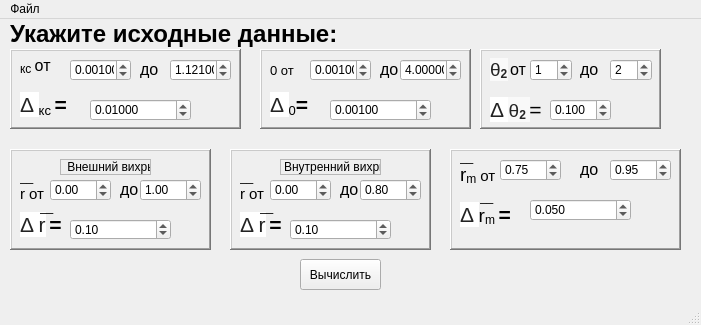
<?xml version="1.0" encoding="UTF-8"?>
<ui version="4.0">
 <class>MainWindow</class>
 <widget class="QMainWindow" name="MainWindow">
  <property name="geometry">
   <rect>
    <x>0</x>
    <y>0</y>
    <width>701</width>
    <height>325</height>
   </rect>
  </property>
  <property name="windowTitle">
   <string>MainWindow</string>
  </property>
  <property name="windowIcon">
   <iconset>
    <normaloff>../../gitReposits/TryPr/practic/icon.png</normaloff>../../gitReposits/TryPr/practic/icon.png</iconset>
  </property>
  <widget class="QWidget" name="centralwidget">
   <property name="mouseTracking">
    <bool>true</bool>
   </property>
   <widget class="QPushButton" name="btn1">
    <property name="geometry">
     <rect>
      <x>300</x>
      <y>240</y>
      <width>81</width>
      <height>31</height>
     </rect>
    </property>
    <property name="text">
     <string>Вычислить</string>
    </property>
   </widget>
   <widget class="QFrame" name="frame">
    <property name="geometry">
     <rect>
      <x>10</x>
      <y>30</y>
      <width>231</width>
      <height>80</height>
     </rect>
    </property>
    <property name="frameShape">
     <enum>QFrame::WinPanel</enum>
    </property>
    <property name="frameShadow">
     <enum>QFrame::Raised</enum>
    </property>
    <widget class="QLabel" name="lbl_1">
     <property name="geometry">
      <rect>
       <x>10</x>
       <y>0</y>
       <width>41</width>
       <height>31</height>
      </rect>
     </property>
     <property name="text">
      <string>&lt;html&gt;&lt;head/&gt;&lt;body&gt;&lt;p&gt;&lt;img src=&quot;file:///C:\Users\arist\AppData\Local\Temp\msohtmlclip1\01\clip_image002.png&quot; width=&quot;11&quot; height=&quot;26&quot;/&gt;&lt;span style=&quot; font-family:'Times New Roman,serif'; font-size:14pt; vertical-align:sub;&quot;&gt;кс &lt;/span&gt;&lt;span style=&quot; font-family:'Times New Roman,serif'; font-size:12pt;&quot;&gt;от&lt;/span&gt;&lt;/p&gt;&lt;/body&gt;&lt;/html&gt;</string>
     </property>
    </widget>
    <widget class="QDoubleSpinBox" name="dblSpinBox_3">
     <property name="geometry">
      <rect>
       <x>60</x>
       <y>10</y>
       <width>61</width>
       <height>22</height>
      </rect>
     </property>
     <property name="wrapping">
      <bool>true</bool>
     </property>
     <property name="decimals">
      <number>5</number>
     </property>
     <property name="minimum">
      <double>0.001000000000000</double>
     </property>
     <property name="maximum">
      <double>0.500000000000000</double>
     </property>
     <property name="singleStep">
      <double>0.001000000000000</double>
     </property>
    </widget>
    <widget class="QLabel" name="lbl_7">
     <property name="geometry">
      <rect>
       <x>130</x>
       <y>10</y>
       <width>21</width>
       <height>21</height>
      </rect>
     </property>
     <property name="text">
      <string>&lt;html&gt;&lt;head/&gt;&lt;body&gt;&lt;p&gt;&lt;span style=&quot; font-size:12pt;&quot;&gt;до&lt;/span&gt;&lt;/p&gt;&lt;/body&gt;&lt;/html&gt;</string>
     </property>
    </widget>
    <widget class="QDoubleSpinBox" name="dblSpinBox_4">
     <property name="geometry">
      <rect>
       <x>160</x>
       <y>10</y>
       <width>61</width>
       <height>22</height>
      </rect>
     </property>
     <property name="wrapping">
      <bool>true</bool>
     </property>
     <property name="decimals">
      <number>5</number>
     </property>
     <property name="minimum">
      <double>0.001000000000000</double>
     </property>
     <property name="maximum">
      <double>2.000000000000000</double>
     </property>
     <property name="singleStep">
      <double>0.001000000000000</double>
     </property>
     <property name="value">
      <double>1.121000000000000</double>
     </property>
    </widget>
    <widget class="QLabel" name="lbl_2">
     <property name="geometry">
      <rect>
       <x>10</x>
       <y>40</y>
       <width>81</width>
       <height>31</height>
      </rect>
     </property>
     <property name="text">
      <string>&lt;!DOCTYPE HTML PUBLIC &quot;-//W3C//DTD HTML 4.0//EN&quot; &quot;http://www.w3.org/TR/REC-html40/strict.dtd&quot;&gt;
&lt;html&gt;&lt;head&gt;&lt;meta name=&quot;qrichtext&quot; content=&quot;1&quot; /&gt;&lt;style type=&quot;text/css&quot;&gt;
p, li { white-space: pre-wrap; }
&lt;/style&gt;&lt;/head&gt;&lt;body style=&quot; font-family:'MS Shell Dlg 2'; font-size:8pt; font-weight:400; font-style:normal;&quot;&gt;
&lt;p style=&quot; margin-top:12px; margin-bottom:12px; margin-left:0px; margin-right:0px; -qt-block-indent:0; text-indent:0px;&quot;&gt;&lt;span style=&quot; font-family:'arial,sans-serif'; font-size:16pt; color:#222222; background-color:#ffffff;&quot;&gt;Δ &lt;/span&gt;&lt;img src=&quot;file:///C:\Users\arist\AppData\Local\Temp\msohtmlclip1\01\clip_image002.png&quot; width=&quot;11&quot; height=&quot;26&quot; /&gt;&lt;span style=&quot; font-family:'Times New Roman,serif'; font-size:16pt; vertical-align:sub;&quot;&gt;кс &lt;/span&gt;&lt;span style=&quot; font-family:'Times New Roman,serif'; font-size:16pt; font-weight:600;&quot;&gt;=&lt;/span&gt;&lt;/p&gt;&lt;/body&gt;&lt;/html&gt;</string>
     </property>
    </widget>
    <widget class="QDoubleSpinBox" name="dblSpinBox">
     <property name="geometry">
      <rect>
       <x>80</x>
       <y>50</y>
       <width>101</width>
       <height>22</height>
      </rect>
     </property>
     <property name="wrapping">
      <bool>true</bool>
     </property>
     <property name="decimals">
      <number>5</number>
     </property>
     <property name="minimum">
      <double>0.001000000000000</double>
     </property>
     <property name="maximum">
      <double>1.000000000000000</double>
     </property>
     <property name="singleStep">
      <double>0.000500000000000</double>
     </property>
     <property name="value">
      <double>0.010000000000000</double>
     </property>
    </widget>
   </widget>
   <widget class="QFrame" name="frame_2">
    <property name="geometry">
     <rect>
      <x>260</x>
      <y>30</y>
      <width>211</width>
      <height>80</height>
     </rect>
    </property>
    <property name="frameShape">
     <enum>QFrame::WinPanel</enum>
    </property>
    <property name="frameShadow">
     <enum>QFrame::Raised</enum>
    </property>
    <widget class="QDoubleSpinBox" name="dblSpinBox_5">
     <property name="geometry">
      <rect>
       <x>50</x>
       <y>10</y>
       <width>61</width>
       <height>22</height>
      </rect>
     </property>
     <property name="wrapping">
      <bool>true</bool>
     </property>
     <property name="decimals">
      <number>5</number>
     </property>
     <property name="minimum">
      <double>0.001000000000000</double>
     </property>
     <property name="maximum">
      <double>0.500000000000000</double>
     </property>
     <property name="singleStep">
      <double>0.001000000000000</double>
     </property>
    </widget>
    <widget class="QLabel" name="lbl_4">
     <property name="geometry">
      <rect>
       <x>10</x>
       <y>0</y>
       <width>51</width>
       <height>31</height>
      </rect>
     </property>
     <property name="text">
      <string>&lt;html&gt;&lt;head/&gt;&lt;body&gt;&lt;p&gt;&lt;img src=&quot;file:///C:\Users\arist\AppData\Local\Temp\msohtmlclip1\01\clip_image002.png&quot; width=&quot;11&quot; height=&quot;26&quot;/&gt;&lt;span style=&quot; font-size:16pt; vertical-align:sub;&quot;&gt;0 от &lt;/span&gt;&lt;/p&gt;&lt;/body&gt;&lt;/html&gt;</string>
     </property>
    </widget>
    <widget class="QLabel" name="lbl_8">
     <property name="geometry">
      <rect>
       <x>120</x>
       <y>10</y>
       <width>21</width>
       <height>21</height>
      </rect>
     </property>
     <property name="text">
      <string>&lt;html&gt;&lt;head/&gt;&lt;body&gt;&lt;p&gt;&lt;span style=&quot; font-size:12pt;&quot;&gt;до&lt;/span&gt;&lt;/p&gt;&lt;/body&gt;&lt;/html&gt;</string>
     </property>
    </widget>
    <widget class="QDoubleSpinBox" name="dblSpinBox_6">
     <property name="geometry">
      <rect>
       <x>140</x>
       <y>10</y>
       <width>61</width>
       <height>22</height>
      </rect>
     </property>
     <property name="wrapping">
      <bool>true</bool>
     </property>
     <property name="decimals">
      <number>5</number>
     </property>
     <property name="minimum">
      <double>0.001000000000000</double>
     </property>
     <property name="maximum">
      <double>10.500000000000000</double>
     </property>
     <property name="singleStep">
      <double>0.001000000000000</double>
     </property>
     <property name="value">
      <double>4.000000000000000</double>
     </property>
    </widget>
    <widget class="QLabel" name="lbl_3">
     <property name="geometry">
      <rect>
       <x>10</x>
       <y>40</y>
       <width>61</width>
       <height>31</height>
      </rect>
     </property>
     <property name="text">
      <string>&lt;html&gt;&lt;head/&gt;&lt;body&gt;&lt;p&gt;&lt;span style=&quot; font-family:'arial,sans-serif'; font-size:16pt; color:#222222; background-color:#ffffff;&quot;&gt;Δ &lt;/span&gt;&lt;img src=&quot;file:///C:\Users\arist\AppData\Local\Temp\msohtmlclip1\01\clip_image002.png&quot; width=&quot;11&quot; height=&quot;26&quot;/&gt;&lt;span style=&quot; font-size:16pt; vertical-align:sub;&quot;&gt;0&lt;/span&gt;&lt;span style=&quot; font-size:16pt;&quot;/&gt;&lt;span style=&quot; font-family:'Times New Roman,serif'; font-size:16pt; font-weight:600;&quot;&gt;=&lt;/span&gt;&lt;/p&gt;&lt;/body&gt;&lt;/html&gt;</string>
     </property>
    </widget>
    <widget class="QDoubleSpinBox" name="dblSpinBox_2">
     <property name="geometry">
      <rect>
       <x>70</x>
       <y>50</y>
       <width>101</width>
       <height>22</height>
      </rect>
     </property>
     <property name="wrapping">
      <bool>true</bool>
     </property>
     <property name="decimals">
      <number>5</number>
     </property>
     <property name="minimum">
      <double>0.001000000000000</double>
     </property>
     <property name="maximum">
      <double>0.500000000000000</double>
     </property>
     <property name="singleStep">
      <double>0.000500000000000</double>
     </property>
    </widget>
   </widget>
   <widget class="QFrame" name="frame_3">
    <property name="geometry">
     <rect>
      <x>480</x>
      <y>30</y>
      <width>181</width>
      <height>80</height>
     </rect>
    </property>
    <property name="frameShape">
     <enum>QFrame::WinPanel</enum>
    </property>
    <property name="frameShadow">
     <enum>QFrame::Raised</enum>
    </property>
    <widget class="QLabel" name="lbl_9">
     <property name="geometry">
      <rect>
       <x>10</x>
       <y>0</y>
       <width>21</width>
       <height>41</height>
      </rect>
     </property>
     <property name="text">
      <string>&lt;html&gt;&lt;head/&gt;&lt;body&gt;&lt;p&gt;&lt;span style=&quot; font-family:'serif'; font-size:14pt; color:#252525; background-color:#f9f9f9;&quot;&gt;θ&lt;/span&gt;&lt;span style=&quot; font-family:'serif'; font-size:14pt; font-weight:600; color:#252525; background-color:#f9f9f9; vertical-align:sub;&quot;&gt;2&lt;/span&gt;&lt;/p&gt;&lt;/body&gt;&lt;/html&gt;</string>
     </property>
    </widget>
    <widget class="QLabel" name="lbl_10">
     <property name="geometry">
      <rect>
       <x>30</x>
       <y>10</y>
       <width>21</width>
       <height>21</height>
      </rect>
     </property>
     <property name="text">
      <string>&lt;html&gt;&lt;head/&gt;&lt;body&gt;&lt;p&gt;&lt;span style=&quot; font-size:12pt;&quot;&gt;от&lt;/span&gt;&lt;/p&gt;&lt;/body&gt;&lt;/html&gt;</string>
     </property>
    </widget>
    <widget class="QLabel" name="lbl_11">
     <property name="geometry">
      <rect>
       <x>100</x>
       <y>10</y>
       <width>21</width>
       <height>21</height>
      </rect>
     </property>
     <property name="text">
      <string>&lt;html&gt;&lt;head/&gt;&lt;body&gt;&lt;p&gt;&lt;span style=&quot; font-size:12pt;&quot;&gt;до&lt;/span&gt;&lt;/p&gt;&lt;/body&gt;&lt;/html&gt;</string>
     </property>
    </widget>
    <widget class="QSpinBox" name="spinBox">
     <property name="geometry">
      <rect>
       <x>50</x>
       <y>10</y>
       <width>42</width>
       <height>22</height>
      </rect>
     </property>
     <property name="maximum">
      <number>99</number>
     </property>
     <property name="value">
      <number>1</number>
     </property>
    </widget>
    <widget class="QSpinBox" name="spinBox_2">
     <property name="geometry">
      <rect>
       <x>130</x>
       <y>10</y>
       <width>42</width>
       <height>22</height>
      </rect>
     </property>
     <property name="maximum">
      <number>99</number>
     </property>
     <property name="value">
      <number>2</number>
     </property>
    </widget>
    <widget class="QLabel" name="lbl_5">
     <property name="geometry">
      <rect>
       <x>10</x>
       <y>40</y>
       <width>81</width>
       <height>41</height>
      </rect>
     </property>
     <property name="text">
      <string>&lt;!DOCTYPE HTML PUBLIC &quot;-//W3C//DTD HTML 4.0//EN&quot; &quot;http://www.w3.org/TR/REC-html40/strict.dtd&quot;&gt;
&lt;html&gt;&lt;head&gt;&lt;meta name=&quot;qrichtext&quot; content=&quot;1&quot; /&gt;&lt;style type=&quot;text/css&quot;&gt;
p, li { white-space: pre-wrap; }
&lt;/style&gt;&lt;/head&gt;&lt;body style=&quot; font-family:'MS Shell Dlg 2'; font-size:8pt; font-weight:400; font-style:normal;&quot;&gt;
&lt;p style=&quot; margin-top:12px; margin-bottom:12px; margin-left:0px; margin-right:0px; -qt-block-indent:0; text-indent:0px;&quot;&gt;&lt;span style=&quot; font-family:'arial,sans-serif'; font-size:16pt; color:#222222; background-color:#ffffff;&quot;&gt;Δ &lt;/span&gt;&lt;span style=&quot; font-family:'serif'; font-size:14pt; color:#252525; background-color:#f9f9f9;&quot;&gt;θ&lt;/span&gt;&lt;span style=&quot; font-family:'serif'; font-size:14pt; font-weight:600; color:#252525; background-color:#f9f9f9; vertical-align:sub;&quot;&gt;2 &lt;/span&gt;&lt;span style=&quot; font-family:'Times New Roman,serif'; font-size:16pt;&quot;&gt;=&lt;/span&gt;&lt;/p&gt;&lt;/body&gt;&lt;/html&gt;</string>
     </property>
    </widget>
    <widget class="QDoubleSpinBox" name="dblSpinBox_7">
     <property name="geometry">
      <rect>
       <x>70</x>
       <y>50</y>
       <width>61</width>
       <height>22</height>
      </rect>
     </property>
     <property name="wrapping">
      <bool>true</bool>
     </property>
     <property name="decimals">
      <number>3</number>
     </property>
     <property name="minimum">
      <double>0.001000000000000</double>
     </property>
     <property name="maximum">
      <double>2.000000000000000</double>
     </property>
     <property name="singleStep">
      <double>0.050000000000000</double>
     </property>
     <property name="value">
      <double>0.100000000000000</double>
     </property>
    </widget>
   </widget>
   <widget class="QFrame" name="frame_4">
    <property name="geometry">
     <rect>
      <x>10</x>
      <y>130</y>
      <width>201</width>
      <height>101</height>
     </rect>
    </property>
    <property name="frameShape">
     <enum>QFrame::WinPanel</enum>
    </property>
    <property name="frameShadow">
     <enum>QFrame::Raised</enum>
    </property>
    <widget class="QLabel" name="lbl_15">
     <property name="geometry">
      <rect>
       <x>10</x>
       <y>30</y>
       <width>41</width>
       <height>31</height>
      </rect>
     </property>
     <property name="text">
      <string>&lt;html&gt;&lt;head/&gt;&lt;body&gt;&lt;p&gt;&lt;span style=&quot; font-size:11pt;&quot;&gt;r от&lt;/span&gt;&lt;/p&gt;&lt;/body&gt;&lt;/html&gt;</string>
     </property>
    </widget>
    <widget class="QDoubleSpinBox" name="dblSpinBox_9">
     <property name="geometry">
      <rect>
       <x>40</x>
       <y>30</y>
       <width>61</width>
       <height>22</height>
      </rect>
     </property>
     <property name="wrapping">
      <bool>true</bool>
     </property>
     <property name="decimals">
      <number>2</number>
     </property>
     <property name="minimum">
      <double>0.000000000000000</double>
     </property>
     <property name="maximum">
      <double>2.000000000000000</double>
     </property>
     <property name="singleStep">
      <double>0.005000000000000</double>
     </property>
     <property name="value">
      <double>0.000000000000000</double>
     </property>
    </widget>
    <widget class="QLabel" name="lbl_16">
     <property name="geometry">
      <rect>
       <x>110</x>
       <y>30</y>
       <width>21</width>
       <height>21</height>
      </rect>
     </property>
     <property name="text">
      <string>&lt;html&gt;&lt;head/&gt;&lt;body&gt;&lt;p&gt;&lt;span style=&quot; font-size:12pt;&quot;&gt;до&lt;/span&gt;&lt;/p&gt;&lt;/body&gt;&lt;/html&gt;</string>
     </property>
    </widget>
    <widget class="QDoubleSpinBox" name="dblSpinBox_10">
     <property name="geometry">
      <rect>
       <x>130</x>
       <y>30</y>
       <width>61</width>
       <height>22</height>
      </rect>
     </property>
     <property name="wrapping">
      <bool>true</bool>
     </property>
     <property name="decimals">
      <number>2</number>
     </property>
     <property name="minimum">
      <double>0.000000000000000</double>
     </property>
     <property name="maximum">
      <double>2.000000000000000</double>
     </property>
     <property name="singleStep">
      <double>0.005000000000000</double>
     </property>
     <property name="value">
      <double>1.000000000000000</double>
     </property>
    </widget>
    <widget class="QLabel" name="lbl_17">
     <property name="geometry">
      <rect>
       <x>10</x>
       <y>60</y>
       <width>81</width>
       <height>31</height>
      </rect>
     </property>
     <property name="text">
      <string>&lt;!DOCTYPE HTML PUBLIC &quot;-//W3C//DTD HTML 4.0//EN&quot; &quot;http://www.w3.org/TR/REC-html40/strict.dtd&quot;&gt;
&lt;html&gt;&lt;head&gt;&lt;meta name=&quot;qrichtext&quot; content=&quot;1&quot; /&gt;&lt;style type=&quot;text/css&quot;&gt;
p, li { white-space: pre-wrap; }
&lt;/style&gt;&lt;/head&gt;&lt;body style=&quot; font-family:'MS Shell Dlg 2'; font-size:8pt; font-weight:400; font-style:normal;&quot;&gt;
&lt;p style=&quot; margin-top:12px; margin-bottom:12px; margin-left:0px; margin-right:0px; -qt-block-indent:0; text-indent:0px;&quot;&gt;&lt;span style=&quot; font-family:'arial,sans-serif'; font-size:16pt; color:#222222; background-color:#ffffff;&quot;&gt;Δ r&lt;/span&gt;&lt;span style=&quot; font-family:'Times New Roman,serif'; font-size:16pt; vertical-align:sub;&quot;&gt; &lt;/span&gt;&lt;span style=&quot; font-family:'Times New Roman,serif'; font-size:16pt; font-weight:600;&quot;&gt;=&lt;/span&gt;&lt;/p&gt;&lt;/body&gt;&lt;/html&gt;</string>
     </property>
    </widget>
    <widget class="QDoubleSpinBox" name="dblSpinBox_11">
     <property name="geometry">
      <rect>
       <x>60</x>
       <y>70</y>
       <width>101</width>
       <height>21</height>
      </rect>
     </property>
     <property name="wrapping">
      <bool>true</bool>
     </property>
     <property name="decimals">
      <number>2</number>
     </property>
     <property name="minimum">
      <double>0.000000000000000</double>
     </property>
     <property name="maximum">
      <double>1.000000000000000</double>
     </property>
     <property name="singleStep">
      <double>0.005000000000000</double>
     </property>
     <property name="value">
      <double>0.100000000000000</double>
     </property>
    </widget>
    <widget class="QLabel" name="label">
     <property name="geometry">
      <rect>
       <x>50</x>
       <y>10</y>
       <width>91</width>
       <height>16</height>
      </rect>
     </property>
     <property name="frameShape">
      <enum>QFrame::StyledPanel</enum>
     </property>
     <property name="text">
      <string> Внешний вихрь</string>
     </property>
     <property name="wordWrap">
      <bool>false</bool>
     </property>
    </widget>
    <widget class="QLabel" name="label_2">
     <property name="geometry">
      <rect>
       <x>10</x>
       <y>20</y>
       <width>16</width>
       <height>16</height>
      </rect>
     </property>
     <property name="text">
      <string>__</string>
     </property>
    </widget>
    <widget class="QLabel" name="label_3">
     <property name="geometry">
      <rect>
       <x>30</x>
       <y>50</y>
       <width>16</width>
       <height>16</height>
      </rect>
     </property>
     <property name="text">
      <string>__</string>
     </property>
    </widget>
   </widget>
   <widget class="QFrame" name="frame_5">
    <property name="geometry">
     <rect>
      <x>450</x>
      <y>130</y>
      <width>231</width>
      <height>101</height>
     </rect>
    </property>
    <property name="frameShape">
     <enum>QFrame::WinPanel</enum>
    </property>
    <property name="frameShadow">
     <enum>QFrame::Raised</enum>
    </property>
    <widget class="QDoubleSpinBox" name="dblSpinBox_12">
     <property name="geometry">
      <rect>
       <x>50</x>
       <y>10</y>
       <width>61</width>
       <height>22</height>
      </rect>
     </property>
     <property name="wrapping">
      <bool>true</bool>
     </property>
     <property name="decimals">
      <number>2</number>
     </property>
     <property name="minimum">
      <double>0.050000000000000</double>
     </property>
     <property name="maximum">
      <double>1.000000000000000</double>
     </property>
     <property name="singleStep">
      <double>0.050000000000000</double>
     </property>
     <property name="value">
      <double>0.750000000000000</double>
     </property>
    </widget>
    <widget class="QLabel" name="lbl_19">
     <property name="geometry">
      <rect>
       <x>130</x>
       <y>10</y>
       <width>21</width>
       <height>21</height>
      </rect>
     </property>
     <property name="text">
      <string>&lt;html&gt;&lt;head/&gt;&lt;body&gt;&lt;p&gt;&lt;span style=&quot; font-size:12pt;&quot;&gt;до&lt;/span&gt;&lt;/p&gt;&lt;/body&gt;&lt;/html&gt;</string>
     </property>
    </widget>
    <widget class="QLabel" name="lbl_20">
     <property name="geometry">
      <rect>
       <x>10</x>
       <y>50</y>
       <width>81</width>
       <height>31</height>
      </rect>
     </property>
     <property name="text">
      <string>&lt;!DOCTYPE HTML PUBLIC &quot;-//W3C//DTD HTML 4.0//EN&quot; &quot;http://www.w3.org/TR/REC-html40/strict.dtd&quot;&gt;
&lt;html&gt;&lt;head&gt;&lt;meta name=&quot;qrichtext&quot; content=&quot;1&quot; /&gt;&lt;style type=&quot;text/css&quot;&gt;
p, li { white-space: pre-wrap; }
&lt;/style&gt;&lt;/head&gt;&lt;body style=&quot; font-family:'MS Shell Dlg 2'; font-size:8pt; font-weight:400; font-style:normal;&quot;&gt;
&lt;p style=&quot; margin-top:12px; margin-bottom:12px; margin-left:0px; margin-right:0px; -qt-block-indent:0; text-indent:0px;&quot;&gt;&lt;span style=&quot; font-family:'arial,sans-serif'; font-size:16pt; color:#222222; background-color:#ffffff;&quot;&gt;Δ &lt;/span&gt;&lt;span style=&quot; font-size:14pt;&quot;&gt;r&lt;/span&gt;&lt;span style=&quot; font-size:14pt; vertical-align:sub;&quot;&gt;m&lt;/span&gt;&lt;span style=&quot; font-family:'Times New Roman,serif'; font-size:16pt; vertical-align:sub;&quot;&gt; &lt;/span&gt;&lt;span style=&quot; font-family:'Times New Roman,serif'; font-size:16pt; font-weight:600;&quot;&gt;=&lt;/span&gt;&lt;/p&gt;&lt;/body&gt;&lt;/html&gt;</string>
     </property>
    </widget>
    <widget class="QDoubleSpinBox" name="dblSpinBox_14">
     <property name="geometry">
      <rect>
       <x>80</x>
       <y>50</y>
       <width>101</width>
       <height>22</height>
      </rect>
     </property>
     <property name="wrapping">
      <bool>true</bool>
     </property>
     <property name="decimals">
      <number>3</number>
     </property>
     <property name="minimum">
      <double>0.001000000000000</double>
     </property>
     <property name="maximum">
      <double>1.000000000000000</double>
     </property>
     <property name="singleStep">
      <double>0.005000000000000</double>
     </property>
     <property name="value">
      <double>0.050000000000000</double>
     </property>
    </widget>
    <widget class="QLabel" name="label_7">
     <property name="geometry">
      <rect>
       <x>10</x>
       <y>0</y>
       <width>16</width>
       <height>16</height>
      </rect>
     </property>
     <property name="text">
      <string>__</string>
     </property>
    </widget>
    <widget class="QLabel" name="lbl_24">
     <property name="geometry">
      <rect>
       <x>10</x>
       <y>10</y>
       <width>41</width>
       <height>31</height>
      </rect>
     </property>
     <property name="text">
      <string>&lt;html&gt;&lt;head/&gt;&lt;body&gt;&lt;p&gt;&lt;span style=&quot; font-size:14pt;&quot;&gt;r&lt;/span&gt;&lt;span style=&quot; font-size:14pt; vertical-align:sub;&quot;&gt;m&lt;/span&gt;&lt;span style=&quot; font-size:11pt;&quot;&gt; от&lt;/span&gt;&lt;/p&gt;&lt;/body&gt;&lt;/html&gt;</string>
     </property>
    </widget>
    <widget class="QLabel" name="label_8">
     <property name="geometry">
      <rect>
       <x>30</x>
       <y>40</y>
       <width>16</width>
       <height>16</height>
      </rect>
     </property>
     <property name="text">
      <string>__</string>
     </property>
    </widget>
    <widget class="QDoubleSpinBox" name="dblSpinBox_18">
     <property name="geometry">
      <rect>
       <x>160</x>
       <y>10</y>
       <width>61</width>
       <height>22</height>
      </rect>
     </property>
     <property name="wrapping">
      <bool>true</bool>
     </property>
     <property name="decimals">
      <number>2</number>
     </property>
     <property name="minimum">
      <double>0.050000000000000</double>
     </property>
     <property name="maximum">
      <double>1.000000000000000</double>
     </property>
     <property name="singleStep">
      <double>0.050000000000000</double>
     </property>
     <property name="value">
      <double>0.950000000000000</double>
     </property>
    </widget>
   </widget>
   <widget class="QFrame" name="frame_6">
    <property name="geometry">
     <rect>
      <x>230</x>
      <y>130</y>
      <width>201</width>
      <height>101</height>
     </rect>
    </property>
    <property name="frameShape">
     <enum>QFrame::WinPanel</enum>
    </property>
    <property name="frameShadow">
     <enum>QFrame::Raised</enum>
    </property>
    <widget class="QLabel" name="lbl_21">
     <property name="geometry">
      <rect>
       <x>10</x>
       <y>30</y>
       <width>41</width>
       <height>31</height>
      </rect>
     </property>
     <property name="text">
      <string>&lt;html&gt;&lt;head/&gt;&lt;body&gt;&lt;p&gt;&lt;span style=&quot; font-size:11pt;&quot;&gt;r от&lt;/span&gt;&lt;/p&gt;&lt;/body&gt;&lt;/html&gt;</string>
     </property>
    </widget>
    <widget class="QDoubleSpinBox" name="dblSpinBox_15">
     <property name="geometry">
      <rect>
       <x>40</x>
       <y>30</y>
       <width>61</width>
       <height>22</height>
      </rect>
     </property>
     <property name="wrapping">
      <bool>true</bool>
     </property>
     <property name="decimals">
      <number>2</number>
     </property>
     <property name="minimum">
      <double>0.000000000000000</double>
     </property>
     <property name="maximum">
      <double>1.000000000000000</double>
     </property>
     <property name="singleStep">
      <double>0.005000000000000</double>
     </property>
    </widget>
    <widget class="QLabel" name="lbl_22">
     <property name="geometry">
      <rect>
       <x>110</x>
       <y>30</y>
       <width>21</width>
       <height>21</height>
      </rect>
     </property>
     <property name="text">
      <string>&lt;html&gt;&lt;head/&gt;&lt;body&gt;&lt;p&gt;&lt;span style=&quot; font-size:12pt;&quot;&gt;до&lt;/span&gt;&lt;/p&gt;&lt;/body&gt;&lt;/html&gt;</string>
     </property>
    </widget>
    <widget class="QDoubleSpinBox" name="dblSpinBox_16">
     <property name="geometry">
      <rect>
       <x>130</x>
       <y>30</y>
       <width>61</width>
       <height>22</height>
      </rect>
     </property>
     <property name="wrapping">
      <bool>true</bool>
     </property>
     <property name="decimals">
      <number>2</number>
     </property>
     <property name="minimum">
      <double>0.000000000000000</double>
     </property>
     <property name="maximum">
      <double>1.000000000000000</double>
     </property>
     <property name="singleStep">
      <double>0.005000000000000</double>
     </property>
     <property name="value">
      <double>0.800000000000000</double>
     </property>
    </widget>
    <widget class="QLabel" name="lbl_23">
     <property name="geometry">
      <rect>
       <x>10</x>
       <y>60</y>
       <width>81</width>
       <height>31</height>
      </rect>
     </property>
     <property name="text">
      <string>&lt;!DOCTYPE HTML PUBLIC &quot;-//W3C//DTD HTML 4.0//EN&quot; &quot;http://www.w3.org/TR/REC-html40/strict.dtd&quot;&gt;
&lt;html&gt;&lt;head&gt;&lt;meta name=&quot;qrichtext&quot; content=&quot;1&quot; /&gt;&lt;style type=&quot;text/css&quot;&gt;
p, li { white-space: pre-wrap; }
&lt;/style&gt;&lt;/head&gt;&lt;body style=&quot; font-family:'MS Shell Dlg 2'; font-size:8pt; font-weight:400; font-style:normal;&quot;&gt;
&lt;p style=&quot; margin-top:12px; margin-bottom:12px; margin-left:0px; margin-right:0px; -qt-block-indent:0; text-indent:0px;&quot;&gt;&lt;span style=&quot; font-family:'arial,sans-serif'; font-size:16pt; color:#222222; background-color:#ffffff;&quot;&gt;Δ r&lt;/span&gt;&lt;span style=&quot; font-family:'Times New Roman,serif'; font-size:16pt; vertical-align:sub;&quot;&gt; &lt;/span&gt;&lt;span style=&quot; font-family:'Times New Roman,serif'; font-size:16pt; font-weight:600;&quot;&gt;=&lt;/span&gt;&lt;/p&gt;&lt;/body&gt;&lt;/html&gt;</string>
     </property>
    </widget>
    <widget class="QLabel" name="label_4">
     <property name="geometry">
      <rect>
       <x>50</x>
       <y>10</y>
       <width>101</width>
       <height>16</height>
      </rect>
     </property>
     <property name="frameShape">
      <enum>QFrame::StyledPanel</enum>
     </property>
     <property name="text">
      <string>Внутренний вихрь</string>
     </property>
     <property name="wordWrap">
      <bool>false</bool>
     </property>
    </widget>
    <widget class="QLabel" name="label_5">
     <property name="geometry">
      <rect>
       <x>10</x>
       <y>20</y>
       <width>16</width>
       <height>16</height>
      </rect>
     </property>
     <property name="text">
      <string>__</string>
     </property>
    </widget>
    <widget class="QLabel" name="label_6">
     <property name="geometry">
      <rect>
       <x>30</x>
       <y>50</y>
       <width>16</width>
       <height>16</height>
      </rect>
     </property>
     <property name="text">
      <string>__</string>
     </property>
    </widget>
    <widget class="QDoubleSpinBox" name="dblSpinBox_17">
     <property name="geometry">
      <rect>
       <x>60</x>
       <y>70</y>
       <width>101</width>
       <height>21</height>
      </rect>
     </property>
     <property name="wrapping">
      <bool>true</bool>
     </property>
     <property name="decimals">
      <number>2</number>
     </property>
     <property name="minimum">
      <double>0.000000000000000</double>
     </property>
     <property name="maximum">
      <double>1.000000000000000</double>
     </property>
     <property name="singleStep">
      <double>0.005000000000000</double>
     </property>
     <property name="value">
      <double>0.100000000000000</double>
     </property>
    </widget>
   </widget>
   <widget class="QLabel" name="label_9">
    <property name="geometry">
     <rect>
      <x>10</x>
      <y>0</y>
      <width>401</width>
      <height>31</height>
     </rect>
    </property>
    <property name="text">
     <string>&lt;html&gt;&lt;head/&gt;&lt;body&gt;&lt;p&gt;&lt;span style=&quot; font-size:18pt; font-weight:600;&quot;&gt;Укажите исходные данные:&lt;/span&gt;&lt;/p&gt;&lt;/body&gt;&lt;/html&gt;</string>
    </property>
   </widget>
  </widget>
  <widget class="QMenuBar" name="menubar">
   <property name="geometry">
    <rect>
     <x>0</x>
     <y>0</y>
     <width>701</width>
     <height>21</height>
    </rect>
   </property>
   <widget class="QMenu" name="menu">
    <property name="title">
     <string>Файл</string>
    </property>
    <addaction name="action1"/>
   </widget>
   <addaction name="menu"/>
  </widget>
  <widget class="QStatusBar" name="statusbar"/>
  <action name="action1">
   <property name="icon">
    <iconset>
     <normaloff>../../gitReposits/TryPr/practic/exit.png</normaloff>../../gitReposits/TryPr/practic/exit.png</iconset>
   </property>
   <property name="text">
    <string>Выход</string>
   </property>
   <property name="shortcut">
    <string>Ctrl+Q</string>
   </property>
  </action>
 </widget>
 <resources/>
 <connections>
  <connection>
   <sender>action1</sender>
   <signal>triggered()</signal>
   <receiver>MainWindow</receiver>
   <slot>close()</slot>
   <hints>
    <hint type="sourcelabel">
     <x>-1</x>
     <y>-1</y>
    </hint>
    <hint type="destinationlabel">
     <x>399</x>
     <y>299</y>
    </hint>
   </hints>
  </connection>
 </connections>
</ui>
